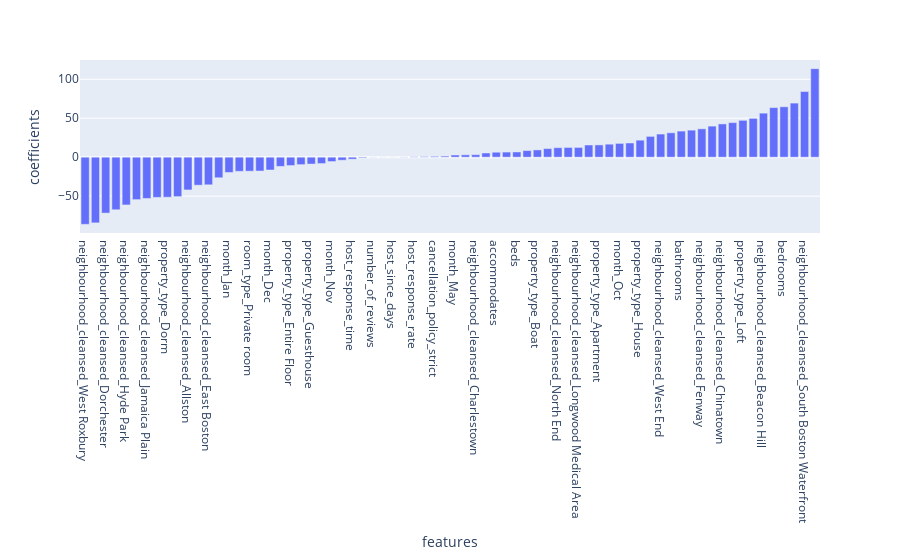

Notebook cell for this chart:
### Markdown cell above
Our model spits out an R-squared score of 60% meaning that we can account for around 60% of the variance using our features using Linear Regression. We also need to bear in mind the significant standard deviation of the residuals represented by the $97 root-mean-squared-error. Predictions made with the model have a large error margin.

Now let's have a look at the coefficients.

### Code cell
feature_importance = pd.DataFrame(
    {'features': X.columns, 'coefficients': model.coef_}
).sort_values(by='coefficients')
feature_importance['features'] = feature_importance['features']

import plotly.express as px
fig = px.bar(x='features', y='coefficients',
             data_frame=feature_importance, height=600)
fig.show();

### Figure 1 — Plotly figure (JSON) as saved in the notebook; plotly's stock layout.template omitted (floating-point values rounded to 4 significant figures)
{"data": [{"alignmentgroup": "True", "hovertemplate": "features=%{x}<br>coefficients=%{y}<extra></extra>", "legendgroup": "", "marker": {"color": "#636efa"}, "name": "", "offsetgroup": "", "orientation": "v", "showlegend": false, "textposition": "auto", "type": "bar", "x": ["neighbourhood_cleansed_West Roxbury", "neighbourhood_cleansed_Roslindale", "neighbourhood_cleansed_Dorchester", "neighbourhood_cleansed_Mattapan", "neighbourhood_cleansed_Hyde Park", "property_type_Villa", "neighbourhood_cleansed_Jamaica Plain", "property_type_Other", "property_type_Dorm", "neighbourhood_cleansed_Brighton", "neighbourhood_cleansed_Allston", "neighbourhood_cleansed_Mission Hill", "neighbourhood_cleansed_East Boston", "room_type_Shared room", "month_Jan", "month_Feb", "room_type_Private room", "neighbourhood_cleansed_Roxbury", "month_Dec", "month_Mar", "property_type_Entire Floor", "cancellation_policy_super_strict_30", "property_type_Guesthouse", "neighbourhood_cleansed_South Boston", "month_Nov", "reviews_per_month", "host_response_time", "review_scores_value", "number_of_reviews", "cancellation_policy_moderate", "host_since_days", "host_acceptance_rate", "host_response_rate", "calculated_host_listings_count", "cancellation_policy_strict", "amenities_count", "month_May", "instant_bookable", "neighbourhood_cleansed_Charlestown", "month_Jun", "accommodates", "month_Apr", "beds", "cancellation_policy_flexible", "property_type_Boat", "month_Jul", "neighbourhood_cleansed_North End", "month_Aug", "neighbourhood_cleansed_Longwood Medical Area", "month_Sep", "property_type_Apartment", "property_type_Bed & Breakfast", "month_Oct", "is_local", "property_type_House", "host_is_superhost", "neighbourhood_cleansed_West End", "property_type_Condominium", "bathrooms", "property_type_Townhouse", "neighbourhood_cleansed_Fenway", "neighbourhood_cleansed_Downtown", "neighbourhood_cleansed_Chinatown", "room_type_Entire home/apt", "property_type_Loft", "neighbourhood_cleansed_South End", "neighbourhood_cleansed_Beacon Hill", "neighbourhood_cleansed_Bay Village", "bedrooms", "neighbourhood_cleansed_Back Bay", "neighbourhood_cleansed_South Boston Waterfront", "neighbourhood_cleansed_Leather District"], "xaxis": "x", "y": [-86.18, -84.26, -71.74, -67.44, -61.29, -54.43, -52.95, -51.59, -51.38, -50.6, -42.02, -35.96, -35.44, -26.38, -19.62, -18.17, -17.98, -17.77, -16.43, -11.83, -10.71, -9.545, -8.809, -8.175, -5.584, -3.906, -2.53, -0.9655, -0.1032, -0.02159, -0.005706, 0.2166, 0.5026, 0.7786, 1.092, 1.433, 2.804, 3.04, 3.241, 5.417, 6.363, 6.57, 6.71, 8.474, 9.35, 11.03, 12.17, 12.48, 12.51, 15.64, 15.75, 16.7, 17.69, 18.21, 21.82, 26.68, 29.69, 31.3, 33.48, 34.71, 36.4, 39.87, 42.69, 44.36, 47.29, 49.82, 56.52, 63.61, 64.68, 69.4, 84.28, 113.6], "yaxis": "y"}], "layout": {"autosize": true, "barmode": "relative", "legend": {"tracegroupgap": 0}, "margin": {"t": 60}, "xaxis": {"anchor": "y", "autorange": true, "domain": [0, 1], "range": [-0.5, 71.5], "title": {"text": "features"}, "type": "category"}, "yaxis": {"anchor": "x", "autorange": true, "domain": [0, 1], "range": [-97.27, 124.7], "title": {"text": "coefficients"}, "type": "linear"}}}
